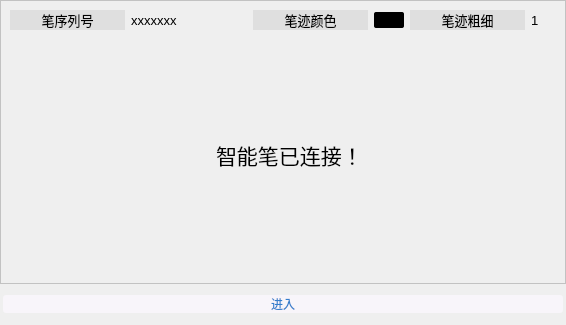
<?xml version="1.0" encoding="UTF-8"?>
<ui version="4.0">
 <class>MainForm</class>
 <widget class="QMainWindow" name="MainForm">
  <property name="geometry">
   <rect>
    <x>0</x>
    <y>0</y>
    <width>566</width>
    <height>325</height>
   </rect>
  </property>
  <property name="windowTitle">
   <string>纸面签批</string>
  </property>
  <property name="windowIcon">
   <iconset resource="../resource.qrc">
    <normaloff>:/Resource/Icon/logo.png</normaloff>:/Resource/Icon/logo.png</iconset>
  </property>
  <widget class="QWidget" name="centralwidget">
   <property name="styleSheet">
    <string notr="true"/>
   </property>
   <layout class="QVBoxLayout" name="verticalLayout_2" stretch="7,1">
    <property name="spacing">
     <number>0</number>
    </property>
    <property name="leftMargin">
     <number>0</number>
    </property>
    <property name="topMargin">
     <number>0</number>
    </property>
    <property name="rightMargin">
     <number>0</number>
    </property>
    <property name="bottomMargin">
     <number>0</number>
    </property>
    <item>
     <widget class="QStackedWidget" name="stackedWidget">
      <property name="styleSheet">
       <string notr="true">#stackedWidget{
border:1px solid #c2c2c2;
}</string>
      </property>
      <property name="currentIndex">
       <number>1</number>
      </property>
      <widget class="QWidget" name="page">
       <layout class="QGridLayout" name="gridLayout">
        <property name="leftMargin">
         <number>0</number>
        </property>
        <property name="rightMargin">
         <number>0</number>
        </property>
        <property name="bottomMargin">
         <number>0</number>
        </property>
        <property name="spacing">
         <number>0</number>
        </property>
        <item row="0" column="0">
         <layout class="QHBoxLayout" name="horizontalLayout">
          <item>
           <spacer name="horizontalSpacer">
            <property name="orientation">
             <enum>Qt::Horizontal</enum>
            </property>
            <property name="sizeHint" stdset="0">
             <size>
              <width>40</width>
              <height>20</height>
             </size>
            </property>
           </spacer>
          </item>
          <item>
           <widget class="QLabel" name="Icon">
            <property name="maximumSize">
             <size>
              <width>40</width>
              <height>40</height>
             </size>
            </property>
            <property name="text">
             <string/>
            </property>
            <property name="pixmap">
             <pixmap resource="../resource.qrc">:/Resource/Icon/alert.svg</pixmap>
            </property>
            <property name="scaledContents">
             <bool>true</bool>
            </property>
           </widget>
          </item>
          <item>
           <widget class="QLabel" name="label_penMessage">
            <property name="font">
             <font>
              <pointsize>16</pointsize>
             </font>
            </property>
            <property name="layoutDirection">
             <enum>Qt::LeftToRight</enum>
            </property>
            <property name="autoFillBackground">
             <bool>false</bool>
            </property>
            <property name="styleSheet">
             <string notr="true"/>
            </property>
            <property name="text">
             <string>智能笔未连接！</string>
            </property>
            <property name="textFormat">
             <enum>Qt::AutoText</enum>
            </property>
            <property name="scaledContents">
             <bool>false</bool>
            </property>
            <property name="alignment">
             <set>Qt::AlignLeading|Qt::AlignLeft|Qt::AlignVCenter</set>
            </property>
            <property name="wordWrap">
             <bool>false</bool>
            </property>
            <property name="openExternalLinks">
             <bool>false</bool>
            </property>
           </widget>
          </item>
          <item>
           <spacer name="horizontalSpacer_2">
            <property name="orientation">
             <enum>Qt::Horizontal</enum>
            </property>
            <property name="sizeHint" stdset="0">
             <size>
              <width>40</width>
              <height>20</height>
             </size>
            </property>
           </spacer>
          </item>
         </layout>
        </item>
       </layout>
      </widget>
      <widget class="QWidget" name="page_2">
       <layout class="QGridLayout" name="gridLayout_4">
        <item row="0" column="0">
         <layout class="QVBoxLayout" name="verticalLayout" stretch="0,1">
          <item>
           <layout class="QGridLayout" name="gridLayout_2">
            <item row="0" column="0">
             <widget class="QLabel" name="PerSerialLabel">
              <property name="sizePolicy">
               <sizepolicy hsizetype="Preferred" vsizetype="Preferred">
                <horstretch>0</horstretch>
                <verstretch>0</verstretch>
               </sizepolicy>
              </property>
              <property name="maximumSize">
               <size>
                <width>16777215</width>
                <height>40</height>
               </size>
              </property>
              <property name="sizeIncrement">
               <size>
                <width>0</width>
                <height>0</height>
               </size>
              </property>
              <property name="font">
               <font>
                <pointsize>10</pointsize>
                <weight>50</weight>
                <bold>false</bold>
               </font>
              </property>
              <property name="styleSheet">
               <string notr="true">background-color: rgb(223, 223, 223);</string>
              </property>
              <property name="text">
               <string>笔序列号</string>
              </property>
              <property name="alignment">
               <set>Qt::AlignCenter</set>
              </property>
             </widget>
            </item>
            <item row="0" column="1">
             <widget class="QLabel" name="label_PenSerial">
              <property name="sizePolicy">
               <sizepolicy hsizetype="Preferred" vsizetype="Preferred">
                <horstretch>0</horstretch>
                <verstretch>0</verstretch>
               </sizepolicy>
              </property>
              <property name="maximumSize">
               <size>
                <width>16777215</width>
                <height>40</height>
               </size>
              </property>
              <property name="font">
               <font>
                <pointsize>10</pointsize>
                <weight>50</weight>
                <bold>false</bold>
               </font>
              </property>
              <property name="styleSheet">
               <string notr="true"/>
              </property>
              <property name="text">
               <string>xxxxxxx</string>
              </property>
              <property name="indent">
               <number>0</number>
              </property>
             </widget>
            </item>
            <item row="0" column="2">
             <widget class="QLabel" name="PerSerialLabel_6">
              <property name="sizePolicy">
               <sizepolicy hsizetype="Preferred" vsizetype="Preferred">
                <horstretch>0</horstretch>
                <verstretch>0</verstretch>
               </sizepolicy>
              </property>
              <property name="maximumSize">
               <size>
                <width>16777215</width>
                <height>30</height>
               </size>
              </property>
              <property name="sizeIncrement">
               <size>
                <width>0</width>
                <height>0</height>
               </size>
              </property>
              <property name="font">
               <font>
                <pointsize>10</pointsize>
                <weight>50</weight>
                <bold>false</bold>
               </font>
              </property>
              <property name="styleSheet">
               <string notr="true">background-color: rgb(223, 223, 223);</string>
              </property>
              <property name="text">
               <string>笔迹颜色</string>
              </property>
              <property name="alignment">
               <set>Qt::AlignCenter</set>
              </property>
             </widget>
            </item>
            <item row="0" column="3">
             <widget class="QLabel" name="label_penColor">
              <property name="sizePolicy">
               <sizepolicy hsizetype="Fixed" vsizetype="Maximum">
                <horstretch>30</horstretch>
                <verstretch>0</verstretch>
               </sizepolicy>
              </property>
              <property name="maximumSize">
               <size>
                <width>30</width>
                <height>16</height>
               </size>
              </property>
              <property name="font">
               <font>
                <pointsize>10</pointsize>
                <weight>50</weight>
                <bold>false</bold>
               </font>
              </property>
              <property name="styleSheet">
               <string notr="true">background-color: rgb(0, 0, 0);
border-radius:2px;</string>
              </property>
              <property name="frameShape">
               <enum>QFrame::NoFrame</enum>
              </property>
              <property name="frameShadow">
               <enum>QFrame::Plain</enum>
              </property>
              <property name="lineWidth">
               <number>1</number>
              </property>
              <property name="midLineWidth">
               <number>0</number>
              </property>
              <property name="text">
               <string/>
              </property>
             </widget>
            </item>
            <item row="0" column="4">
             <widget class="QLabel" name="PerSerialLabel_7">
              <property name="sizePolicy">
               <sizepolicy hsizetype="Preferred" vsizetype="Preferred">
                <horstretch>0</horstretch>
                <verstretch>0</verstretch>
               </sizepolicy>
              </property>
              <property name="maximumSize">
               <size>
                <width>16777215</width>
                <height>30</height>
               </size>
              </property>
              <property name="sizeIncrement">
               <size>
                <width>0</width>
                <height>0</height>
               </size>
              </property>
              <property name="font">
               <font>
                <pointsize>10</pointsize>
                <weight>50</weight>
                <bold>false</bold>
               </font>
              </property>
              <property name="styleSheet">
               <string notr="true">background-color: rgb(223, 223, 223);</string>
              </property>
              <property name="text">
               <string>笔迹粗细</string>
              </property>
              <property name="alignment">
               <set>Qt::AlignCenter</set>
              </property>
             </widget>
            </item>
            <item row="0" column="5">
             <widget class="QLabel" name="label_penThickness">
              <property name="sizePolicy">
               <sizepolicy hsizetype="Preferred" vsizetype="Preferred">
                <horstretch>25</horstretch>
                <verstretch>1</verstretch>
               </sizepolicy>
              </property>
              <property name="maximumSize">
               <size>
                <width>25</width>
                <height>30</height>
               </size>
              </property>
              <property name="font">
               <font>
                <pointsize>10</pointsize>
                <weight>50</weight>
                <bold>false</bold>
               </font>
              </property>
              <property name="styleSheet">
               <string notr="true"/>
              </property>
              <property name="text">
               <string>1</string>
              </property>
             </widget>
            </item>
           </layout>
          </item>
          <item>
           <layout class="QHBoxLayout" name="horizontalLayout_2">
            <item>
             <spacer name="horizontalSpacer_4">
              <property name="orientation">
               <enum>Qt::Horizontal</enum>
              </property>
              <property name="sizeHint" stdset="0">
               <size>
                <width>40</width>
                <height>20</height>
               </size>
              </property>
             </spacer>
            </item>
            <item>
             <widget class="QLabel" name="Icon_2">
              <property name="maximumSize">
               <size>
                <width>40</width>
                <height>40</height>
               </size>
              </property>
              <property name="text">
               <string/>
              </property>
              <property name="pixmap">
               <pixmap resource="../resource.qrc">:/Resource/Icon/check.svg</pixmap>
              </property>
              <property name="scaledContents">
               <bool>true</bool>
              </property>
             </widget>
            </item>
            <item>
             <widget class="QLabel" name="label_2">
              <property name="font">
               <font>
                <pointsize>16</pointsize>
               </font>
              </property>
              <property name="layoutDirection">
               <enum>Qt::LeftToRight</enum>
              </property>
              <property name="autoFillBackground">
               <bool>false</bool>
              </property>
              <property name="styleSheet">
               <string notr="true"/>
              </property>
              <property name="text">
               <string>智能笔已连接！</string>
              </property>
              <property name="textFormat">
               <enum>Qt::AutoText</enum>
              </property>
              <property name="scaledContents">
               <bool>false</bool>
              </property>
              <property name="alignment">
               <set>Qt::AlignLeading|Qt::AlignLeft|Qt::AlignVCenter</set>
              </property>
              <property name="wordWrap">
               <bool>false</bool>
              </property>
              <property name="openExternalLinks">
               <bool>false</bool>
              </property>
             </widget>
            </item>
            <item>
             <spacer name="horizontalSpacer_3">
              <property name="orientation">
               <enum>Qt::Horizontal</enum>
              </property>
              <property name="sizeHint" stdset="0">
               <size>
                <width>40</width>
                <height>20</height>
               </size>
              </property>
             </spacer>
            </item>
           </layout>
          </item>
         </layout>
        </item>
       </layout>
      </widget>
     </widget>
    </item>
    <item>
     <widget class="QWidget" name="widget" native="true">
      <layout class="QVBoxLayout" name="verticalLayout_3">
       <property name="spacing">
        <number>0</number>
       </property>
       <property name="leftMargin">
        <number>3</number>
       </property>
       <property name="topMargin">
        <number>0</number>
       </property>
       <property name="rightMargin">
        <number>3</number>
       </property>
       <property name="bottomMargin">
        <number>0</number>
       </property>
       <item>
        <widget class="QPushButton" name="btn_Enter">
         <property name="styleSheet">
          <string notr="true">QPushButton{
 border-radius:3px;
border:0;
background-color:#f8f5fa;
color:#337ecc;
outline:none;
margin:0
}
QPushButton:hover{
	background-color:#ebedf0;
}
QPushButton:pressed{
	background-color:#c2c2c2;
}</string>
         </property>
         <property name="text">
          <string>进入</string>
         </property>
        </widget>
       </item>
      </layout>
     </widget>
    </item>
   </layout>
  </widget>
 </widget>
 <resources>
  <include location="../resource.qrc"/>
 </resources>
 <connections/>
</ui>
